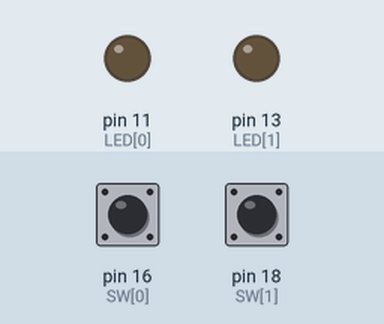
Bench run of a program on a simulated Raspberry Pi (header pin numbers). Shown: output pins drawn as LEDs (lit = HIGH). The inputs (shaded band) are chosen by the test bench; at power-on: pin 16 (SW[0]) HIGH, pin 18 (SW[1]) HIGH.

Above: at 1.2 s.
1.3 s: pin 16 (SW[0]) pulled LOW for 0.15 s
At 1.9 s:
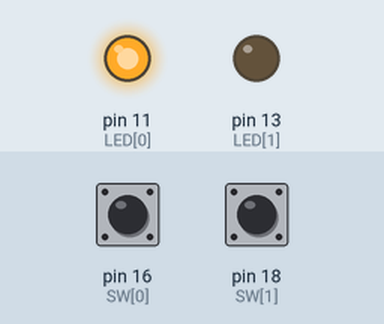
2.9 s: pin 18 (SW[1]) pulled LOW for 0.15 s
At 4.2 s:
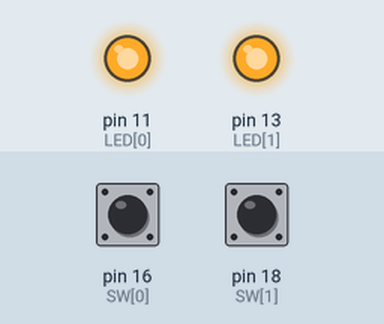
4.5 s: pin 16 (SW[0]) pulled LOW for 1 s
At 6.7 s:
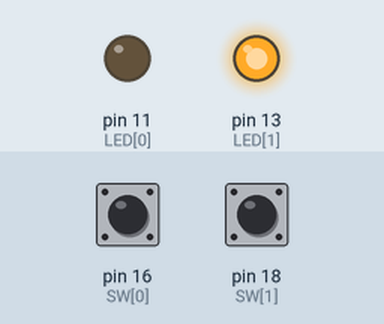
7.0 s: pin 16 (SW[0]) pulled LOW for 3.2 s
At 11.4 s:
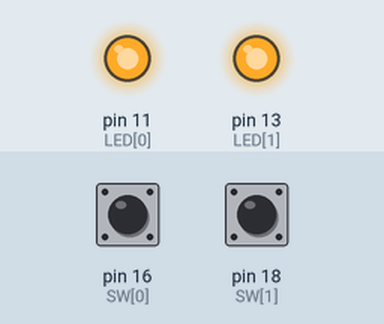
11.7 s: pin 18 (SW[1]) pulled LOW for 1 s
At 13.4 s:
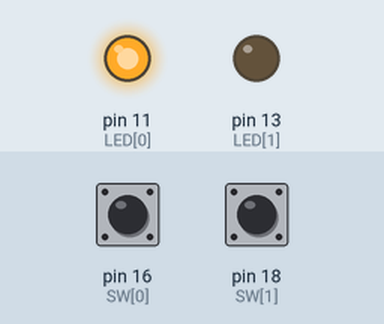
Timing chart, 0 to 14.9 s (numbered marks = the images above; inputs shaded):
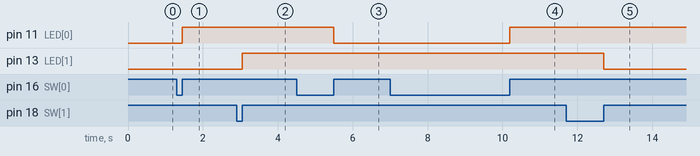

The program:

interrupt.py
```python
import RPi.GPIO as GPIO
import time

GPIO.setmode(GPIO.BOARD)

LED = [11, 13]
SW = [16, 18]

GPIO.setup(LED, GPIO.OUT, initial = GPIO.LOW)
GPIO.setup(SW, GPIO.IN)

def LED_cntl(channel):
    global LED_state

    if channel == SW[0]:
        if LED_state[0] == False:
            GPIO.output(LED[0], GPIO.HIGH)
            LED_state[0] = True
        else:
            GPIO.output(LED[0], GPIO.LOW)
            LED_state[0] = False
    else:
        if LED_state[1] == False:
            GPIO.output(LED[1], GPIO.HIGH)
            LED_state[1] = True
        else:
            GPIO.output(LED[1], GPIO.LOW)
            LED_state[1] = False

try:
    LED_state = [False, False]
    GPIO.add_event_detect(SW[0], GPIO.RISING, callback=LED_cntl)
    GPIO.add_event_detect(SW[1], GPIO.RISING, callback=LED_cntl)

    while True:
        pass

except KeyboardInterrupt:
    pass

finally:
    GPIO.cleanup()
```

Measured:
- after the input at 1.3 s, pin 11 (LED[0]): LOW → HIGH after 0.15 s
- after the input at 2.9 s, pin 13 (LED[1]): LOW → HIGH after 0.15 s
- after the input at 4.5 s, pin 11 (LED[0]): HIGH → LOW after 1.0 s
- after the input at 7.0 s, pin 11 (LED[0]): LOW → HIGH after 3.2 s
- after the input at 11.7 s, pin 13 (LED[1]): HIGH → LOW after 1.0 s
